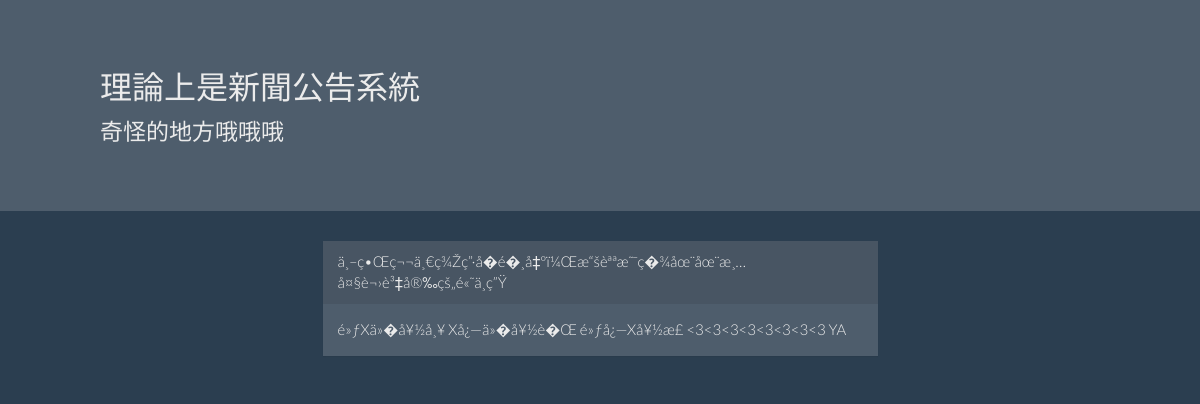
/news/view.php?id=1, run on the app's committed database.
### tables this page shows
CREATE TABLE IF NOT EXISTS `news` (
  `id` int(11) NOT NULL,
  `title` text NOT NULL,
  `content` text NOT NULL,
  UNIQUE KEY `id` (`id`)
);

### news/view.php (the view, shortened to what this page needs)
<!DOCTYPE html>
<html>
	<head>
		<link rel="stylesheet" type="text/css" href="../bootstrap.css">
	</head>
	<body>
		<div class="jumbotron">
			<div style="padding-left:100px">
			<h2>理論上是新聞公告系統</h2>
			<p>奇怪的地方哦哦哦</p>
			</div>
		</div>
		<div class="container">
		    <div class="row">
		        <div class="col-md-6 col-md-offset-3">
						<?php
						$id=$_GET['id'];
						$sql="SELECT * FROM `news` WHERE id=$id";
						$result = mysql_query($sql);
						$row = mysql_fetch_row($result);
						echo'
						<div class="panel panel-default">
						  <div class="panel-heading">'.$row[1].'</div>
						  <div class="panel-body">'.
						    $row[2].'
						  </div>
						</div>
						';
						?>
		        </div>
		    </div>
		</div>
	</body>
</html>

### data on the page
news: title "ä¸–ç•Œç¬¬ä¸€ç¾Žç”·å­�é�¸å‡ºï¼Œæ“šèªªæ˜¯ç�¾åœ¨åœ¨æ¸…å¤§è¬›è³‡å®‰çš„é«˜ä¸­ç”Ÿ", content "é»ƒXä»�å¥½å¸¥ Xå¿—ä»�å¥½è�Œ é»ƒå¿—Xå¥½æ­£ <3<3<3<3<3<3<3<3 YA"
